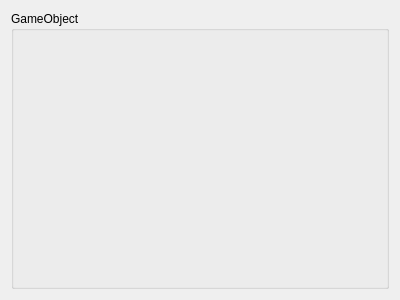
<?xml version="1.0" encoding="UTF-8"?>
<ui version="4.0">
 <class>GameObjectPropertyWidget</class>
 <widget class="QWidget" name="GameObjectPropertyWidget">
  <property name="geometry">
   <rect>
    <x>0</x>
    <y>0</y>
    <width>400</width>
    <height>300</height>
   </rect>
  </property>
  <property name="windowTitle">
   <string>Form</string>
  </property>
  <layout class="QHBoxLayout" name="horizontalLayout">
   <item>
    <widget class="QGroupBox" name="name_gb">
     <property name="title">
      <string>GameObject</string>
     </property>
    </widget>
   </item>
  </layout>
 </widget>
 <resources/>
 <connections/>
</ui>
